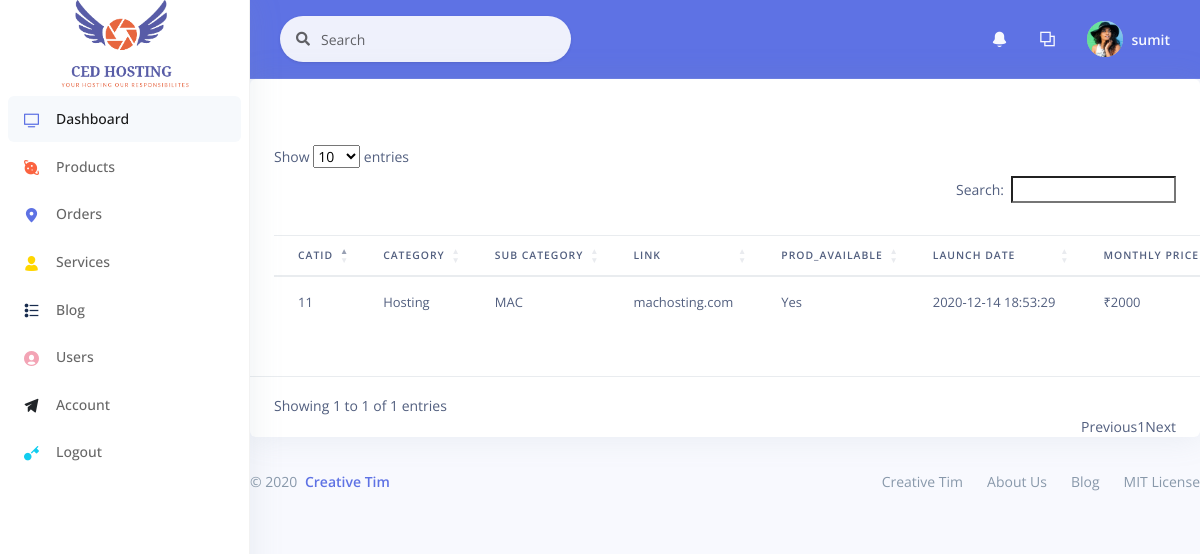
The page /Admin/viewproduct.php (signed in) on the database its author committed.
### tables this page shows
CREATE TABLE `tbl_product_description` (
  `id` int(11) NOT NULL,
  `prod_id` int(11) NOT NULL,
  `description` text DEFAULT NULL,
  `mon_price` float NOT NULL,
  `annual_price` float NOT NULL,
  `sku` varchar(55) DEFAULT NULL
);

CREATE TABLE `tbl_product` (
  `id` int(11) NOT NULL,
  `prod_parent_id` int(11) NOT NULL,
  `prod_name` varchar(100) NOT NULL,
  `html` longtext DEFAULT NULL,
  `prod_available` tinyint(1) NOT NULL DEFAULT 1,
  `prod_launch_date` datetime NOT NULL DEFAULT current_timestamp()
);

### class/DbClass.php (called while the page is built, shortened)
<?php
class DB
{
    public function connect($host, $user, $pass, $dtb)
    {
        return $this->conn = mysqli_connect($host, $user, $pass, $dtb) or die('Could Not Connect.');
    }
}

### class/product_class.php (called while the page is built, shortened)
<?php
class Product extends DB
{
    public function viewprod()
    {
        $sql = "SELECT tbl_product_description.id,prod_id,mon_price,annual_price,sku,
        tbl_product.id,prod_parent_id,prod_name,html,prod_available,prod_launch_date,description FROM
        tbl_product_description INNER JOIN tbl_product ON tbl_product_description.prod_id =tbl_product.id ";
        $products = $this->conn->query($sql);
        if (mysqli_num_rows($products) > 0) {
            return $products;
        }
    }
}

### Admin/viewproduct.php (the view, shortened to what this page needs)
<?php
require '../class/DbClass.php';
require 'AdminHeader.php';
require '../class/product_class.php';
$con = new product();
$con->connect('localhost', 'root', '', 'CedHosting');
$products = $con->viewprod();
?>
<div class="row">
    <div class="col">
        <div class="card bg-white shadow">
            <div class="card-header bg-transparent border-0">
                <h3 class="text-white mb-0">View Products</h3>
            </div>
            <div class="table-responsive">
                <table id="dtBasicExample" class="table p-4" width="100%">
                    <thead>
                        <tr>
                            <th class="th-sm proid">Catid</th>
                            <th class="th-sm">Category</th>
                            <th class="th-sm">Sub Category</th>
                            <th class="th-sm">Link</th>
                            <th class="th-sm">prod_available</th>
                            <th class="th-sm">Launch Date</th>
                            <th class="th-sm">Monthly price</th>
                        </tr>
                    </thead>
                    <tbody>
                        <?php if (isset($products)) {
                            foreach ($products as $key) { ?>
                                <tr>
                                    <form method="POST">
                                        <td><?php echo $key['id'] ?></td>
                                        <td>Hosting</td>
                                        <td><?php echo $key['prod_name'] ?></td>
                                        <td><?php echo $key['html'] ?></td>
                                        <?php if ($key['prod_available'] == 1) {
                                            $avalb = "Yes";
                                        } else {
                                            $avalb = "No";
                                        }
                                        ?>
                                        <td><?php echo $avalb ?></td>
                                        <td><?php echo $key['prod_launch_date'] ?></td>
                                        <td><?php echo "₹" . $key['mon_price'] ?></td>
                                    </form>
                                </tr>
                        <?php }
                        } ?>
                    </tbody>
                </table>
            </div>
        </div>
    </div>
</div>
<?php require 'footer.php' ?>
<link href="https://cdn.datatables.net/1.10.22/css/dataTables.bootstrap4.min.css" rel="stylesheet" type="text/css" media="all" />

### rows shown on the page
tbl_product_description: tbl_product.id "11", tbl_product.prod_name "MAC", tbl_product.html "machosting.com", tbl_product.prod_available "Yes", tbl_product.prod_launch_date "2020-12-14 18:53:29", mon_price "2000"

### other values the page prints
$username "sumit"
